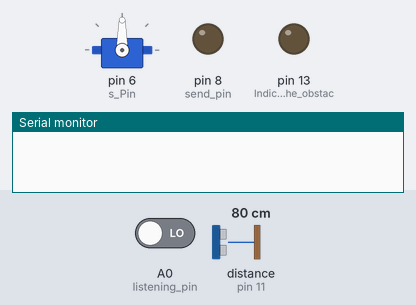
Simulated run of this sketch. Board: Arduino Uno, built with avr-gcc and run on an emulated ATmega328P. Shown: servo, output pins drawn as LEDs (lit = HIGH), the last lines printed to the serial monitor. Inputs (shaded band) come from the test bench; at power-on: A0 (listening_pin) LOW, distance to the obstacle (sensor on pin 11) 80 cm. The echo pulse lasts 58.3 µs per cm.

Above: at 1.2 s.
1.3 s: A0 (listening_pin) driven HIGH
At 2.7 s:
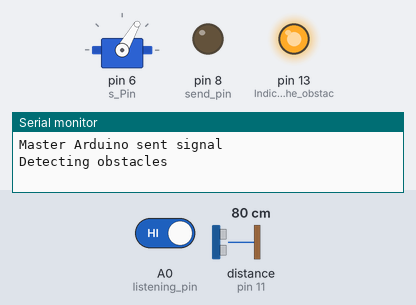
4.3 s: distance to the obstacle (sensor on pin 11) set to 63 cm
6.8 s: distance to the obstacle (sensor on pin 11) set to 56 cm
At 8.5 s:
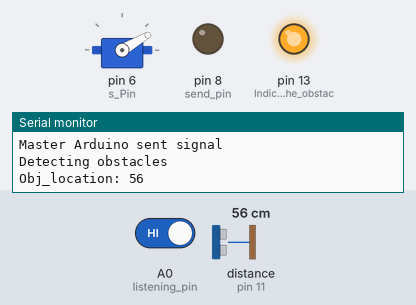
9.8 s: distance to the obstacle (sensor on pin 11) set to 120 cm
At 11.38 s:
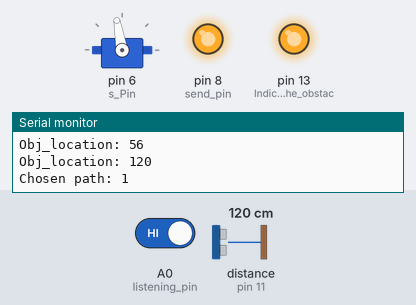
12.8 s: A0 (listening_pin) driven LOW
At 14.8 s:
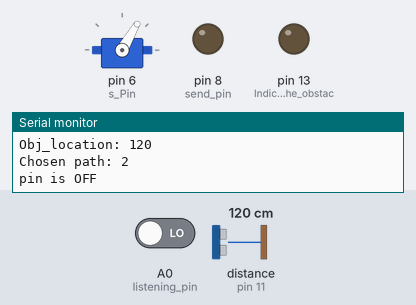
Timing chart, 0 to 16.3 s (numbered marks = the images above; inputs shaded):
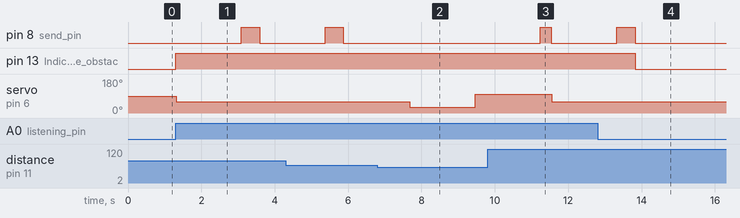

Measured:
- the behaviour switches between 61 and 60 cm on distance to the obstacle (sensor on pin 11) (found by bisection; images 1 and 2)
- after the input at 1.3 s, pin 8 (send_pin): LOW → HIGH after 1.8 s, → LOW 0.50 s later; pin 13 (Indicates_when_the_obstac): LOW → HIGH at once; servo on pin 6 (s_Pin): 90° → 60° at once
- after the input at 6.8 s, pin 8 (send_pin): stays LOW (without the input it goes to HIGH after 0.86 s); servo on pin 6 (s_Pin): 60° → 30° after 0.88 s, → 100° 1.8 s later
- after the input at 9.8 s, pin 8 (send_pin): LOW → HIGH after 1.4 s, → LOW 0.30 s later; servo on pin 6 (s_Pin): 100° → 60° after 1.8 s
- after the input at 12.8 s, pin 8 (send_pin): goes on until 13.8 s, then stays LOW; pin 13 (Indicates_when_the_obstac): HIGH → LOW after 1.0 s

The sketch:

obstacle_detection.ino
```cpp
/// Obstacle detection, this is ran by the peripheral arduino when it receives a signal from controller arduino. Checks for obstacles and returns a viable path. ///
#include <NewPing.h>
#include <Servo.h>

#define TRIGGER_PIN 10
#define ECHO_PIN 11
#define MAX_DISTANCE 400 // Setting our max distance to 400cm, when a distance bigger is measured, NewPing returns 0.

int listening_pin = A0; // Pin where we listen to the signal from the controller arduino.
int s_Pin = 6;          // Servo control pin.
int send_pin = 8;       // Pin that will be used to communicate the final path to main arduino¸

int angles[] = {130, 100, 60, 30, 0};     // Array of angles that the servo checks ~(complete left, 45 left, center, 45 right, complete right).
int scanning_indexes[] = {2, 3, 1, 4, 0}; // array holding the indexes in angles to check in priority order (first middle, then right, then left, then farthest right and farthest left.

bool listen_pin_status; // Indicates if the master arduino has sent a signal or not.
float ping_time;        // Ping time measured by the HC-SR04.
int obj_location;       // Distance measured by the HC-SR04 at a certain angle.
int chosen_path;        // Variable holding the path to follow after running the obstacle detection.

Servo servo;                                        // Creating servo object.
NewPing sonar(TRIGGER_PIN, ECHO_PIN, MAX_DISTANCE); // Creating sonar object.

///// SETUP
void setup()
{
  Serial.begin(9600);
  servo.attach(s_Pin); // Attaching servo to pinl.
  pinMode(listening_pin, INPUT);
  pinMode(send_pin, OUTPUT);
  pinMode(13, OUTPUT); // Indicates when the obstacle detection is running. There is a white LED hooked up to it (in addition to built in LED).
}

int detect_obstacles()
{
  // We check the distance measured in each pos (in priority order) and break if OK.
  for (int pos = 0; pos <= 4; pos++)
  {
    delay(20);
    servo.write(angles[scanning_indexes[pos]]); // Holds the index for the position (in the order to check) and then passes it to servo.
    delay(1500);                                // Leaving time for servo to move .
    ping_time = sonar.ping_median(10) / 2;      // Taking the median of  10 pings, /2 to find the distance from sensor to obj (else we get distance of the whole trip of the sound).
    obj_location = ping_time * 0.0344;          // Converting ms to cm, assuming a 344m/s speed for sound (at 21C).
    Serial.print("Obj_location: ");
    Serial.println(obj_location);
    if (obj_location > 60 || obj_location == 0)
    {                               // If the object is farther away than 60cm, we will continue here, OR if the value is 0 (newping sets 0 for a distance thats < than MAX_DISTANCE).
      return scanning_indexes[pos]; // As soon as we get a viable path (free for >60cm), we stop the function and return the path.
    }
    else
    { // If we get a distance that is < than our limit, don't do anything or
      if (pos == 4)
      {           // return 5 if we are at the last iteration (this means that we got 0 in all of our runs),
        return 5; // 5 means that we coudn't find any viable path.
      }
    }
  }
}
/*
Explanation for the if/elses in detect_obstacles():
First, the for loop iterates through the positions to check in priority order (front, right, left, ...)
During each iteration, servo is moved, and then a distance is estimated, then this distance is immediately checked for viability:
if the distance is more than our limit, we STOP and return the position
if it isnt, there are 2 possible cases, either it'S a 0 (meaning there was an issue during the measuring) or it'S <limit. [It can't be negative because
if the distance was negative, the ping would have been too so it would have been returned as 0 by our get_distance() function]
In any of those 2 cases, we just continue iterating to check the other positions, but BEFORE we check that we are not at the last iteration of the for loop
, if we were, that necessarily means all of the positions where non viable since we would have stopped the function if they were viable.
*/

void loop()
{
  digitalWrite(13, LOW); // Making sure this is turned off when we are still awaiting controller signal.
  listen_pin_status = digitalRead(listening_pin);

  if (listen_pin_status != LOW)
  { // If we get a signal from controller arduino, detect obstacles and return pos.
    Serial.println("Master Arduino sent signal");
    digitalWrite(13, HIGH); // Turning on white LED to indicate that we received a signal.
    Serial.println("Detecting obstacles");
    chosen_path = detect_obstacles(); // Running detect_obstacles() that will move the servo and return the appropiate path.
    Serial.print("Chosen path: ");
    Serial.println(chosen_path);  // Setting white LED HIGH to indicate we are done with the task.
    digitalWrite(send_pin, HIGH); // Send a signal through send_pin()
    switch (chosen_path)
    { // This switch implements the delay corresponding to the path to take by deciding how much time it takes for the sent signal to stop.
    case 0:
      delay(100);
      break;
    case 1:
      delay(300);
      break;
    case 2:
      delay(500);
      break;
    case 3:
      delay(700);
      break;
    case 4:
      delay(900);
      break;
    case 5:
      delay(1100);
      break;
    }
    digitalWrite(send_pin, LOW); // Turning off send_pin --> ending the signal and obstacle detection.
    Serial.println("pin is OFF");
  }
}
```
